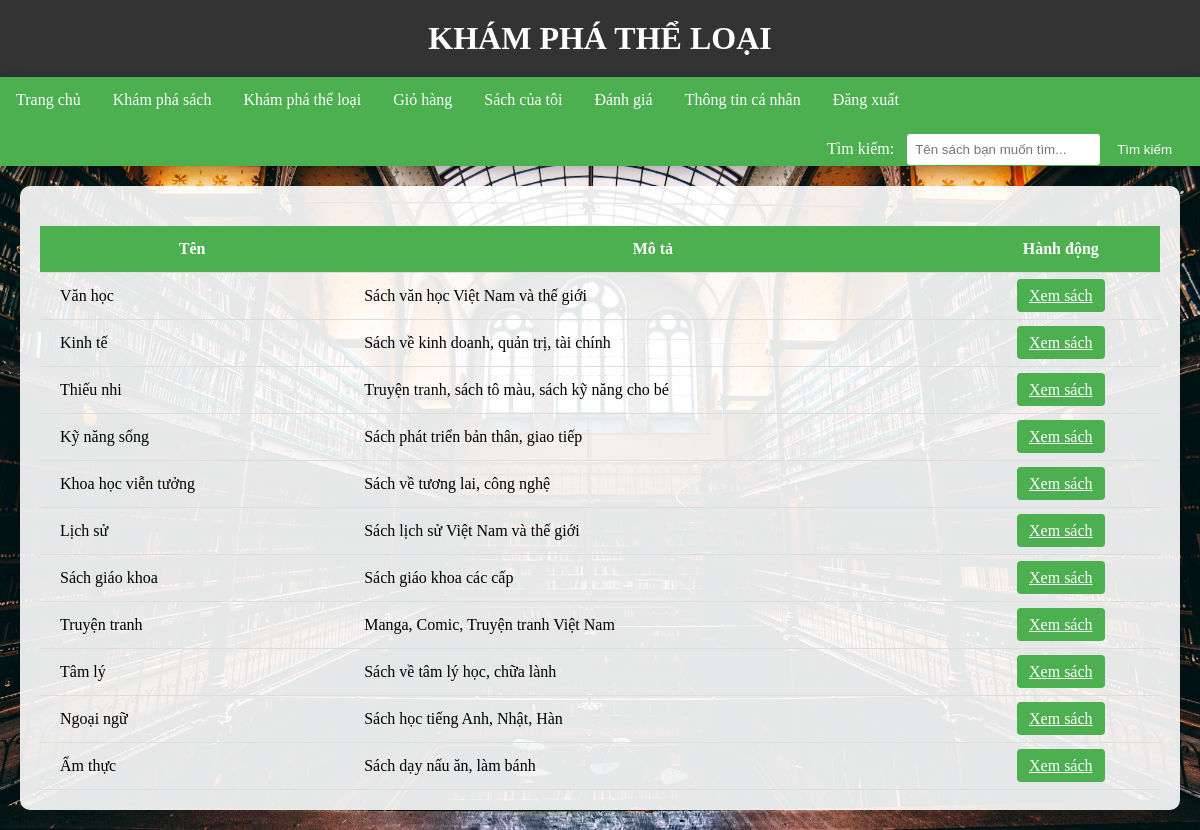
Screenshot of /browse_categories with the database file from the repository.
### application/models.py (models this page shows, shortened)
class Category(db.Model):
    id = db.Column(db.Integer, primary_key=True, autoincrement=True)
    name = db.Column(db.String(255), nullable=False)
    description = db.Column(db.String(255), nullable=True)
    products = db.relationship('Product', backref='products_in_category', lazy=True)

### application/routes.py (the view)
@app.route('/browse_categories')
def browse_categories():
    categories = Category.query.all()
    return render_template('browse_categories.html', categories=categories)

### templates/browse_categories.html (shortened to what this page needs)
<!DOCTYPE html>
<html lang="vi">
<head>
</head>
<body>
    <header>
        <h1>KHÁM PHÁ THỂ LOẠI</h1>
    </header>
    <nav>
        <a href="{{ url_for('reader_dashboard') }}">Trang chủ</a>
        <a href="{{ url_for('browse_books') }}">Khám phá sách</a>
        <a href="{{ url_for('browse_categories') }}">Khám phá thể loại</a>
        <a href="{{ url_for('cart') }}">Giỏ hàng</a>
        <a href="{{ url_for('my_orders') }}">Sách của tôi</a>
        <a href="{{ url_for('reader_feedback') }}">Đánh giá</a>
        <a href="{{ url_for('user_profile') }}">Thông tin cá nhân</a>
        <a href="{{ url_for('reader_logout') }}">Đăng xuất</a>
        <form action="{{ url_for('search_results') }}" method="post">
            <label for="search">Tìm kiếm:</label>
            <input type="text" id="search" name="search" placeholder="Tên sách bạn muốn tìm...">
            <button type="submit">Tìm kiếm</button>
        </form>
    </nav>
    <section>
        <table>
            <tr>
                <th>Tên</th>
                <th>Mô tả</th>
                <th>Hành động</th>
            </tr>
            {% for category in categories %}
            <tr>
                <td>{{ category.name }}</td>
                <td>{{ category.description }}</td>
                <td><a href="{{ url_for('view_category_books', category_id=category.id) }}" class="view-books-button">Xem sách</a></td>
            </tr>
            {% endfor %}
        </table>
    </section>
</body>
</html>

### templates/browse_categories.html (style rules this page uses)
body { font-family: 'Times New Roman', cursive; margin: 0; padding: 0; background: url('static/images/4.jpg') center/cover no-repeat fixed; }
header { background-color: #333; padding: 20px; color: white; text-align: center; box-shadow: 0 5px 15px rgba(0, 0, 0, 0.3); }
nav { background-color: #4CAF50; overflow: hidden; box-shadow: 0 5px 15px rgba(0, 0, 0, 0.3); }
nav a { float: left; display: block; color: white; text-align: center; padding: 14px 16px; text-decoration: none; transition: background-color 0.3s; border-bottom: 2px solid transparent; }
form { float: right; margin-top: 8px; margin-right: 16px; }
form label { margin-right: 8px; color: white; }
form input[type="text"] { padding: 8px; border: 1px solid #4CAF50; border-radius: 4px; outline: none; }
form button { padding: 8px 12px; background-color: #4CAF50; color: white; border: none; border-radius: 4px; cursor: pointer; transition: background-color 0.3s; }
section { padding: 20px; background-color: rgba(255, 255, 255, 0.9); box-shadow: 0 5px 15px rgba(0, 0, 0, 0.1); border-radius: 10px; margin: 20px; transition: box-shadow 0.3s; text-align: center; }
h1 { margin: 0; font-size: 2em; }
table { width: 100%; border-collapse: collapse; margin-top: 20px; }
tr { transition: background-color 0.2s ease-in-out; }
th, td { padding: 14px 10px; border-bottom: 1px solid #ddd; vertical-align: middle; }
th { background-color: #4CAF50; color: white; }
td { text-align: center; }
td:nth-child(1), td:nth-child(2) { text-align: left; padding-left: 20px; }
.view-books-button { background-color: #4CAF50; color: white; border: none; border-radius: 4px; padding: 8px 12px; cursor: pointer; transition: background-color 0.3s; }

### rows the page displays
Category: name "Văn học", description "Sách văn học Việt Nam và thế giới"
Category: name "Kinh tế", description "Sách về kinh doanh, quản trị, tài chính"
Category: name "Thiếu nhi", description "Truyện tranh, sách tô màu, sách kỹ năng cho bé"
Category: name "Kỹ năng sống", description "Sách phát triển bản thân, giao tiếp"
Category: name "Khoa học viễn tưởng", description "Sách về tương lai, công nghệ"
Category: name "Lịch sử", description "Sách lịch sử Việt Nam và thế giới"
Category: name "Sách giáo khoa", description "Sách giáo khoa các cấp"
Category: name "Truyện tranh", description "Manga, Comic, Truyện tranh Việt Nam"
Category: name "Tâm lý", description "Sách về tâm lý học, chữa lành"
Category: name "Ngoại ngữ", description "Sách học tiếng Anh, Nhật, Hàn"
Category: name "Ẩm thực", description "Sách dạy nấu ăn, làm bánh"
